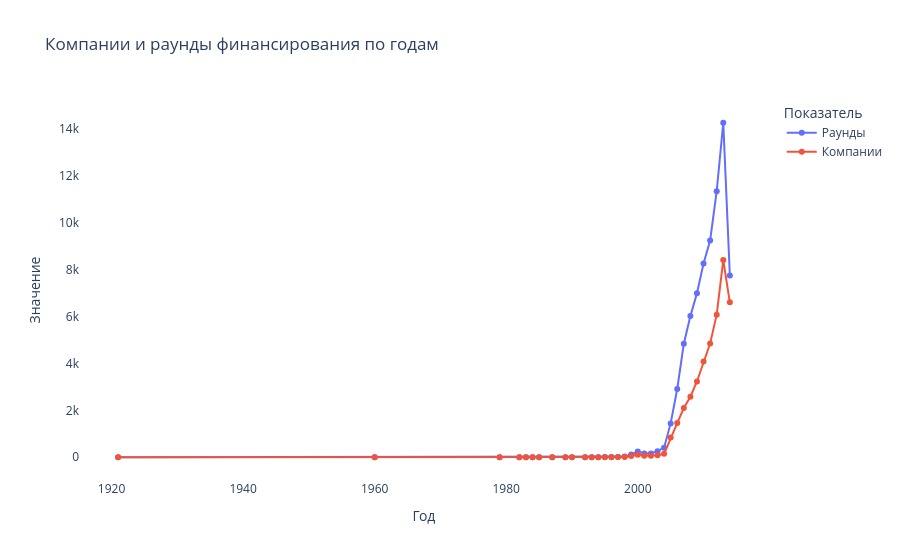

Notebook source saved alongside this figure:
### Code cell
# Агрегируем данные по годам
agg_years = (
    df_investments
    .groupby('mid_year')
    .agg(
        companies=('name', 'nunique'),
        rounds=('funding_rounds', 'sum')
    )
    .reset_index()
    .rename(columns={'mid_year': 'year'})
)

agg_years_renamed = agg_years.rename(columns={
    'companies': 'Компании',
    'rounds': 'Раунды'
})

fig = px.line(
    agg_years_renamed,
    x='year',
    y=['Раунды', 'Компании'],
    title='Компании и раунды финансирования по годам',
    markers=True
)

fig.update_yaxes(
    showgrid=False,
    zeroline=False,
    title_text='Значение'
)

fig.update_xaxes(
    showgrid=False,
    zeroline=False,
    title_text='Год'
)

fig.update_layout(
    plot_bgcolor='rgba(0,0,0,0)',
    paper_bgcolor='rgba(0,0,0,0)',
    legend_title_text='Показатель'
)

fig.show()

### Figure 1 — Plotly figure (JSON) as saved in the notebook; plotly's stock layout.template omitted (floating-point values rounded to 4 significant figures)
{"data": [{"hovertemplate": "variable=Раунды<br>year=%{x}<br>value=%{y}<extra></extra>", "legendgroup": "Раунды", "line": {"color": "#636efa", "dash": "solid"}, "marker": {"symbol": "circle"}, "mode": "lines+markers", "name": "Раунды", "orientation": "v", "showlegend": true, "type": "scatter", "x": [1921.0, 1960.0, 1979.0, 1982.0, 1983.0, 1984.0, 1985.0, 1987.0, 1989.0, 1990.0, 1992.0, 1993.0, 1994.0, 1995.0, 1996.0, 1997.0, 1998.0, 1999.0, 2000.0, 2001.0, 2002.0, 2003.0, 2004.0, 2005.0, 2006.0, 2007.0, 2008.0, 2009.0, 2010.0, 2011.0, 2012.0, 2013.0, 2014.0], "xaxis": "x", "y": [1, 2, 1, 3, 1, 2, 3, 2, 1, 1, 5, 1, 4, 9, 11, 13, 28, 118, 247, 163, 164, 260, 410, 1446, 2914, 4845, 6024, 7003, 8266, 9248, 11354, 14276, 7757], "yaxis": "y"}, {"hovertemplate": "variable=Компании<br>year=%{x}<br>value=%{y}<extra></extra>", "legendgroup": "Компании", "line": {"color": "#EF553B", "dash": "solid"}, "marker": {"symbol": "circle"}, "mode": "lines+markers", "name": "Компании", "orientation": "v", "showlegend": true, "type": "scatter", "x": [1921.0, 1960.0, 1979.0, 1982.0, 1983.0, 1984.0, 1985.0, 1987.0, 1989.0, 1990.0, 1992.0, 1993.0, 1994.0, 1995.0, 1996.0, 1997.0, 1998.0, 1999.0, 2000.0, 2001.0, 2002.0, 2003.0, 2004.0, 2005.0, 2006.0, 2007.0, 2008.0, 2009.0, 2010.0, 2011.0, 2012.0, 2013.0, 2014.0], "xaxis": "x", "y": [1, 2, 1, 3, 1, 2, 3, 2, 1, 1, 4, 1, 4, 4, 4, 7, 13, 50, 103, 63, 70, 90, 149, 843, 1462, 2103, 2583, 3234, 4087, 4853, 6085, 8416, 6611], "yaxis": "y"}], "layout": {"legend": {"title": {"text": "Показатель"}, "tracegroupgap": 0}, "paper_bgcolor": "rgba(0,0,0,0)", "plot_bgcolor": "rgba(0,0,0,0)", "title": {"text": "Компании и раунды финансирования по годам"}, "xaxis": {"anchor": "y", "domain": [0, 1], "showgrid": false, "title": {"text": "Год"}, "zeroline": false}, "yaxis": {"anchor": "x", "domain": [0, 1], "showgrid": false, "title": {"text": "Значение"}, "zeroline": false}}}
